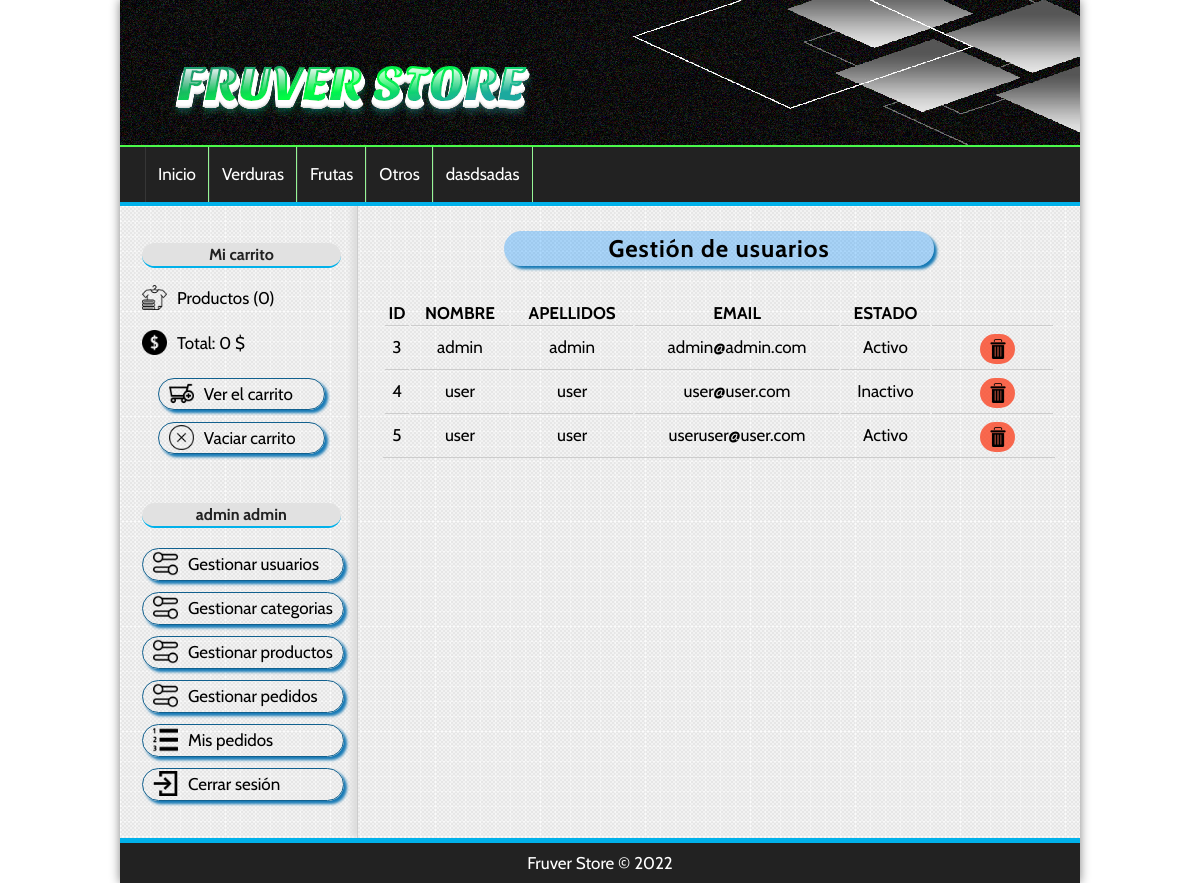
The page /usuario/gestion (signed in) on the database its author committed.
### tables this page shows
CREATE TABLE IF NOT EXISTS `categorias` (
  `id` int(255) NOT NULL AUTO_INCREMENT,
  `nombre` varchar(100) NOT NULL,
  PRIMARY KEY (`id`)
);

CREATE TABLE IF NOT EXISTS `usuarios` (
  `id` int(255) NOT NULL AUTO_INCREMENT,
  `nombre` varchar(100) NOT NULL,
  `apellidos` varchar(255) DEFAULT NULL,
  `email` varchar(255) NOT NULL,
  `password` varchar(255) NOT NULL,
  `rol` varchar(20) DEFAULT NULL,
  `estado` varchar(255) NOT NULL,
  `imagen` varchar(255) DEFAULT NULL,
  PRIMARY KEY (`id`),
  UNIQUE KEY `uq_email` (`email`)
);

### config/db.php (called while the page is built)
<?php
class Database{
    public static function connect(){
        $db = new mysqli('localhost', 'root', '', 'fruver_store');
        $db->query("SET NAMES 'utf8'");
        return $db;
    }
}
?>

### helpers/utils.php (called while the page is built, shortened)
<?php
class Utils{
    public static function showCategorias(){
        require_once 'models/categoria.php';
        $categoria = new Categoria();
        $categorias = $categoria->getAll();
        return $categorias;
    }
}
?>

### models/categoria.php (called while the page is built, shortened)
<?php
class Categoria{
    private $db;
    public function __construct(){
        $this->db = Database::connect();
    }
    public function getAll(){
        $sql = "SELECT * FROM categorias ORDER BY id ASC;";
        $categorias = $this->db->query($sql);
        return $categorias;
    }
}
?>

### controllers/UsuarioController.php (called while the page is built, shortened)
<?php
require_once 'models/usuario.php';
class usuarioController{
    public function gestion(){
        $usuario = new Usuario();
        $usuarios = $usuario->getAll();
        require_once 'views/usuario/gestion.php';
    }
}

### models/usuario.php (called while the page is built, shortened)
<?php
class Usuario{
    private $db;
    public function __construct(){
        $this->db = Database::connect();
    }
    public function getAll(){
        $sql = "SELECT * FROM usuarios";
        $usuarios = $this->db->query($sql);
        return $usuarios;
    }
}

### views/usuario/gestion.php (the view, shortened to what this page needs)
<div class="tittle">
    <h1>Gestión de usuarios</h1>
</div>
<table>
    <tr>
        <th>ID</th>
        <th>NOMBRE</th>
        <th>APELLIDOS</th>
        <th>EMAIL</th>
        <th>ESTADO</th>
    </tr>
    <?php while ($usuario = $usuarios->fetch_object()) : ?>
        <tr>
            <td><?= $usuario->id; ?></td>
            <td><?= $usuario->nombre; ?></td>
            <td><?= $usuario->apellidos; ?></td>
            <td><?= $usuario->email; ?></td>
            <td><?= $usuario->estado; ?></td>
            <td>
                <a href="<?= base_url ?>usuario/eliminar&id=<?= $usuario->id ?>">
                    <div class="button_dlt_product">
                        <img src="<?= base_url ?>assets/img/vaciar-carrito.png" alt="Eliminar usuario">
                    </div>
                </a>
            </td>
        </tr>
    <?php endwhile; ?>
</table>

### views/layout/header.php (shortened to what this page needs)
<!DOCTYPE html>
<html lang="es">
    <head>
        <link rel="stylesheet" href="<?=base_url?>assets\css\styles.css">
    </head>
    <body>
        <div id="container">
            <header id="header">
                <div id="logo">
                    <a href="<?=base_url?>">
                        <img src="<?=base_url?>uploads/images/FRUVER_STORE.svg" alt="Logo Tienda">
                    </a>
                </div>
            </header>
            <?php $categorias = Utils::showCategorias(); ?>
            <nav id="menu">
                <ul>
                    <li>
                        <a href="<?=base_url?>">
                            Inicio
                        </a>
                    </li>
                    <?php while($categoria = $categorias->fetch_object()): ?>
                        <li>
                            <a href="<?=base_url?>categoria/ver&id=<?=$categoria->id?>">
                                <?=$categoria->nombre?>
                            </a>
                    </li>
                    <?php endwhile; ?>
                </ul>
            </nav>
            <div id="content">

### assets/css/styles.css (style rules this page uses)
* { padding: 0px; margin: 0px; font-family: 'Cabin', sans-serif; font-size: 17px; }
body { background: url(../img/Fondo1.jpg); }
a { color: black; }
table { text-align: center; width: 100%; border-bottom: 1px solid #ccc; }
td { border-top: 1px solid #ccc; padding: 3px; }
tr { padding: 10px; }
#container { width: 80%; margin: 0px auto; box-shadow: 0px 0px 10px gray; background: white; }
#header { height: 145px; background: url(../img/fondonegro.png); }
#logo { padding: 3px; margin-left: -170px; float: left; }
#logo a { float: left; font-size: 40px; letter-spacing: 4px; font-family: 'Cabin', sans-serif; text-transform: uppercase; color: #01b1EA; font-weight: bold; text-decoration: none; margin-top: 30px; margin-left: 150px; text-shadow: 0px 2px 1px #222222; transition: all 300ms; }
#menu { clear:both; max-width: 1011px; background: #222; color: white; height: 55px; border-top: 2px solid #4bfa4b; border-bottom: 4px solid #01b1EA; }
#menu ul { list-style: none; text-decoration: none; margin: 0px auto; margin-left: 25px; }
#menu ul li { line-height: 55px; float: left; border-right: 1px solid #96f596; }
#menu a { display: block; color: white; text-decoration: none; padding-left: 12px; padding-right: 12px; transition: all 400ms; }
#menu a:first-child { border-left: 1px solid #363636; }
#content { margin: 0px auto; overflow: hidden; background: url(../img/back.png); }
#central h1 { font-size: 24px; font-weight: bold; margin-left: auto; margin-right: auto; width: 401px; letter-spacing: 1px; text-align: center; margin-bottom: 35px; padding: 3px; }
.tittle { background-color:rgba(0, 140, 255, 0.308); width: 430px; margin-left: auto; margin-right: auto; border-radius: 20px; text-decoration: none; box-shadow: 3px 3px 3px #1579b5; }
.button_dlt_product { display: block; float: center; text-align: center; margin-top: 5px; margin-left: 45px; width: 35px; border-radius: 50px; background-color: rgba(252, 61, 27, 0.76); padding: 5px; padding-left: 0px; padding-right: 0px; }
.button_dlt_product img { display: block; width: 20px; margin-right: 7px; margin-left: auto; }

### rows shown on the page
categorias: nombre "Verduras"
categorias: nombre "Frutas"
categorias: nombre "Otros"
categorias: nombre "dasdsadas"
usuarios: id "3", nombre "admin", apellidos "admin", email "admin@admin.com", estado "Activo"
usuarios: id "4", nombre "user", apellidos "user", email "user@user.com", estado "Inactivo"
usuarios: id "5", nombre "user", apellidos "user", email "useruser@user.com", estado "Activo"

### other values the page prints
$stats['count'] "0"
$price "0"
$_SESSION['identity']->nombre "admin"
$_SESSION['identity']->apellidos "admin"
